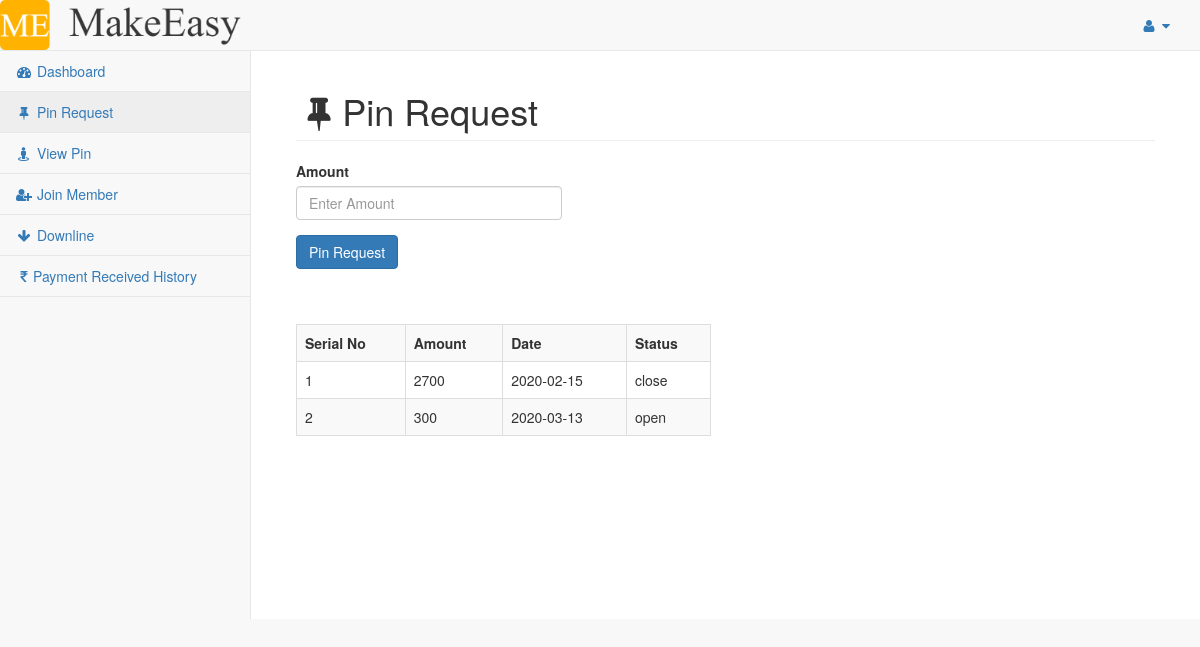
Screenshot of /mlm/pin-request.php (signed in) with the database file from the repository.
### tables this page shows
CREATE TABLE `pin_request` (
  `id` int(11) NOT NULL,
  `email` varchar(50) NOT NULL,
  `amount` int(11) NOT NULL,
  `date` date NOT NULL,
  `status` enum('open','close') NOT NULL DEFAULT 'open'
);

### mlm/pin-request.php (the view, shortened to what this page needs)
<?php
require('php-includes/connect.php');
$email = $_SESSION['userid'];
?>
<!DOCTYPE html>
<html lang="en">
<head>
    <link href="vendor/bootstrap/css/bootstrap.min.css" rel="stylesheet">
    <link href="vendor/metisMenu/metisMenu.min.css" rel="stylesheet">
    <link href="dist/css/sb-admin-2.css" rel="stylesheet">
    <link href="vendor/font-awesome/css/font-awesome.min.css" rel="stylesheet" type="text/css">
</head>
<body>
    <div id="wrapper">
        <?php include('php-includes/menu.php'); ?>
        <div id="page-wrapper">
            <div class="container-fluid">
                <div class="row">
                    <div class="col-lg-12">
                        <h1 class="page-header"><i class="fa fa-thumb-tack fa-fw"></i>Pin Request</h1>
                    </div>
                </div>
                <div class="row">
                    <div class="col-lg-4">
                        <form action="" method="POST" autocomplete="off">
                            <div class="form-group">
                                <label>Amount</label>
                                <input type="text" name="amount"  class="form-control" placeholder="Enter Amount" oninvalid="this.setCustomValidity('Enter Amount Only Digit')" oninput="setCustomValidity('')">
                            </div>
                            <div class="form-group">
                                <input type="submit" name="pin_request" class="btn btn-primary" value="Pin Request">
                            </div>
                        </form>
                    </div>
                </div>
                <div class="row">
                    <div class="col-lg-6">
                        <br><br>
                        <table class="table table-bordered table-striped">
                            <tr>
                                <th>Serial No</th>
                                <th>Amount</th>
                                <th>Date</th>
                                <th>Status</th>
                            </tr>
                            <?php
                            $i=1;
                            $query = mysqli_query($con,"select * from pin_request where email='$email' order by id asc");
                            if(mysqli_num_rows($query)>0){
                                while($row=mysqli_fetch_array($query)){
                                    $amount = $row['amount'];
                                    $date = $row['date'];
                                    $status = $row['status'];
                                ?>
                                    <tr>
                                        <td><?php echo $i; ?></td>
                                        <td><?php echo $amount; ?></td>
                                        <td><?php echo $date; ?></td>
                                        <td><?php echo $status; ?></td>
                                    </tr>
                                <?php
                                    $i++;
                                }
                            }
                            else{
                            ?>
                                <tr>
                                    <td colspan="4">You have no pin request yet.</td>
                                </tr>
                            <?php
                            }
                            ?>
                        </table>
                    </div>
                </div>
            </div>
        </div>
    </div>
</body>
</html>

### rows the page displays
pin_request: amount "2700", date "2020-02-15", status "close"
pin_request: amount "300", date "2020-03-13", status "open"
